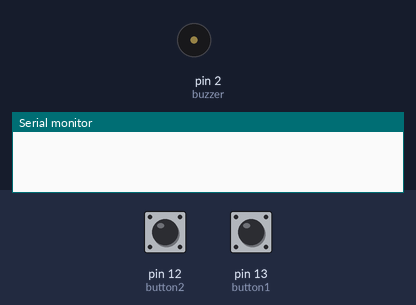
Simulated run of this sketch. Board: Arduino Uno, built with avr-gcc and run on an emulated ATmega328P. Shown: buzzer (waves = sounding, pin HIGH), the last lines printed to the serial monitor. The test bench sets the inputs (shaded band); at power-on: pin 12 (button2) LOW, pin 13 (button1) LOW.

Above: at 1.2 s.
1.3 s: pin 12 (button2) pulled HIGH for 0.15 s
At 1.52 s:
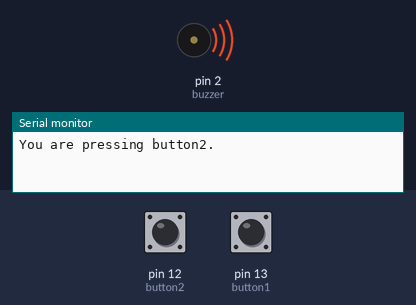
3.2 s: pin 12 (button2) pulled HIGH for 3.2 s
At 8.0 s:
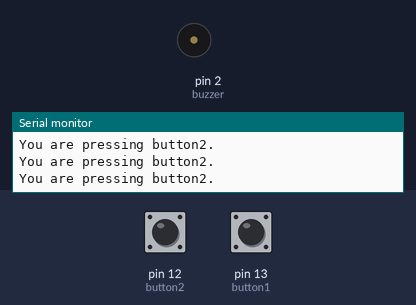
8.3 s: pin 13 (button1) pulled HIGH for 3.2 s
At 9.1 s:
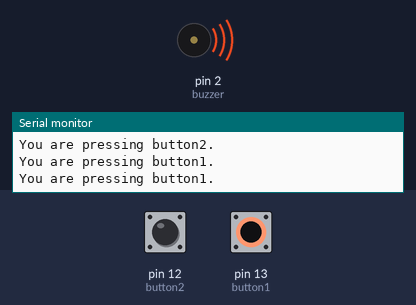
Timing chart, 0 to 13.4 s (numbered marks = the images above; inputs shaded):
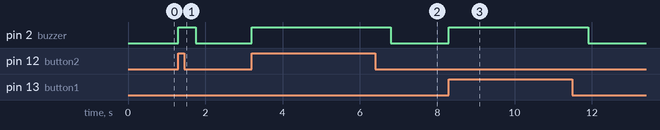

Measured:
- after the input at 1.3 s, pin 2 (buzzer): LOW → HIGH at once, → LOW 0.45 s later
- after the input at 3.2 s, pin 2 (buzzer): LOW → HIGH at once, → LOW 3.6 s later
- after the input at 8.3 s, pin 2 (buzzer): LOW → HIGH at once, → LOW 3.6 s later

The sketch:

Button_And_Buzzer.ino
```cpp
int button1=13, button2=12, buzzer=2;
int on=450;
void setup() {
  Serial.begin(9600);
  pinMode(button1,INPUT);
  pinMode(button2,INPUT);
  pinMode(buzzer,OUTPUT);
}

void loop() {
  if(digitalRead(button1)==HIGH){
  	Serial.println("You are pressing button1. ");
    digitalWrite(buzzer,HIGH);
    delay(on);
  }
  else if(digitalRead(button2)==HIGH){
  	Serial.println("You are pressing button2. ");
    digitalWrite(buzzer,HIGH);
    delay(on);
  }
  else{
          	digitalWrite(buzzer,LOW);
          }
}
```
